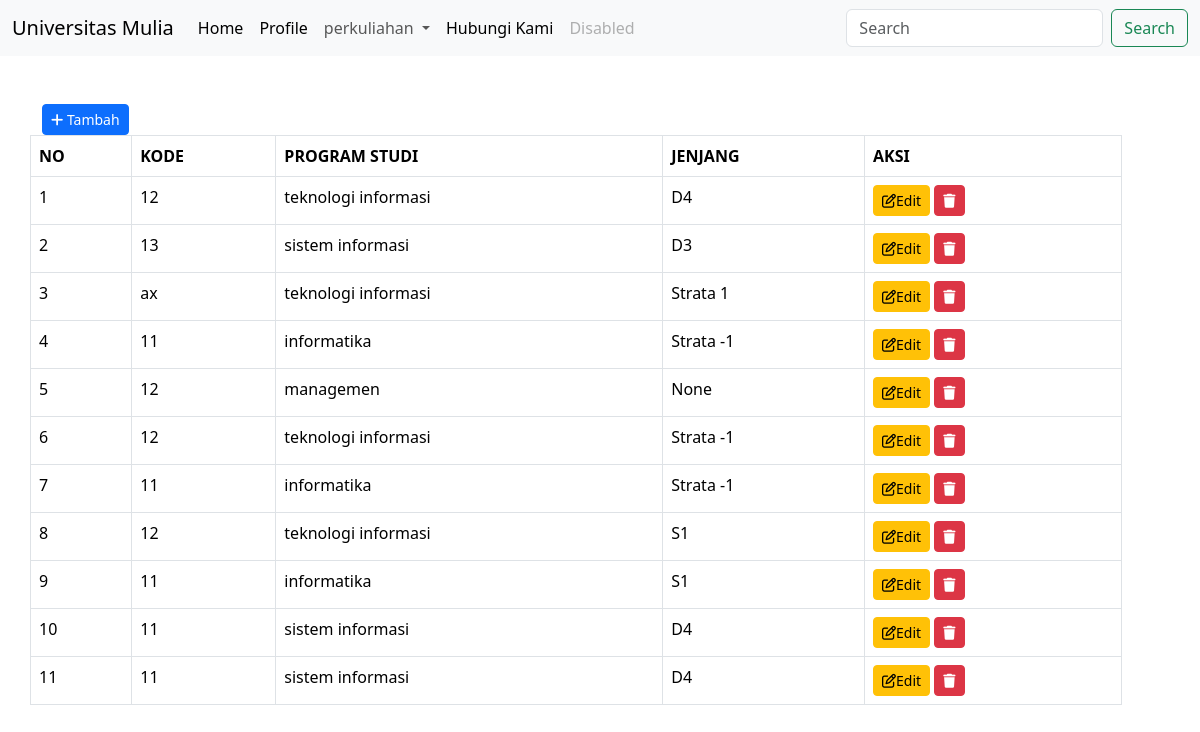
/perkuliahan/jurusan/, run on the app's committed database.
### perkuliahan/models.py (models this page shows, shortened)
class Jurusan(models.Model):
    kodejurusan = models.CharField(max_length=50, null=False, blank=False, verbose_name='Kode Program Studi')
    namajurusan = models.CharField(max_length=150, null=False, blank=False, verbose_name='Program')
    level =(
        ('S1','STRATA-1'),
        ('S2','STRATA-2'),
        ('S3','STRATA-3'),
        ('D3','DIPLOMA-3'),
        ('D4','DIPLOMA-4'),
    )
    jenjang = models.CharField(max_length=150, null=True, blank=True, verbose_name='Jenjang', choices=level)

### perkuliahan/views.py (the view)
# urls.py: path('jurusan/',views.jurusan,name='manage_jurusan'),
def jurusan(request):
   jurusan = Jurusan.objects.all()
   context={
      'tittle':'DATA JURUSAN',
      'jurusan':jurusan,
   }
   return render(request,'jurusan.html',context)

### perkuliahan/templates/jurusan.html (shortened to what this page needs)
{% extends "base.html" %}
{% block content %}
<div class="row">
    <div class="col-md-12">
        <div class="row-pb-2">
            <div class="row-sm-4">
                <a href="{% url 'manage_tambah_jurusan' %}" class="btn btn-primary btn-sm"><i class="fa fa-plus"></i> Tambah</a>
            </div>
        </div>
    </div>
<div class="row">
    <table class="table table-bordered" id="myTable">
        <thead>
          <tr>
            <th scope="col">NO</th>
            <th scope="col">KODE</th>
            <th scope="col">PROGRAM STUDI</th>
            <th scope="col">JENJANG</th>
            <th scope="col">AKSI</th>
          </tr>
        </thead>
        <tbody>
          {% for a in jurusan %}
          <tr>
            <td>{{ forloop.counter }}</td>
            <td>{{a.kodejurusan}}</td>
            <td>{{a.namajurusan}}</td>
            <td>{{a.jenjang}}</td>
            <td>
                <a href="{% url 'edit_jurusan' a.id %}" class="btn btn-warning btn-sm"title="Edit"><i class="fa-regular fa-pen-to-square"></i>Edit</a>
                <button type="button" class="btn btn-danger btn-sm" title="Hapus" data-bs-toggle="modal" data-bs-target="#hapus-{{a.id}}">
                  <i class="fa-solid fa-trash"></i>
                </button>
            </td>
          </tr>
          {% endfor %}
        </tbody>
    </table>
</div>
</div>
{% endblock content %}

### data on the page
Jurusan: kodejurusan "12", namajurusan "teknologi informasi", jenjang "D4"
Jurusan: kodejurusan "13", namajurusan "sistem informasi", jenjang "D3"
Jurusan: kodejurusan "ax", namajurusan "teknologi informasi", jenjang "Strata 1"
Jurusan: kodejurusan "11", namajurusan "informatika", jenjang "Strata -1"
Jurusan: kodejurusan "12", namajurusan "managemen", jenjang "None"
Jurusan: kodejurusan "12", namajurusan "teknologi informasi", jenjang "Strata -1"
Jurusan: kodejurusan "11", namajurusan "informatika", jenjang "Strata -1"
Jurusan: kodejurusan "12", namajurusan "teknologi informasi", jenjang "S1"
Jurusan: kodejurusan "11", namajurusan "informatika", jenjang "S1"
Jurusan: kodejurusan "11", namajurusan "sistem informasi", jenjang "D4"
Jurusan: kodejurusan "11", namajurusan "sistem informasi", jenjang "D4"
